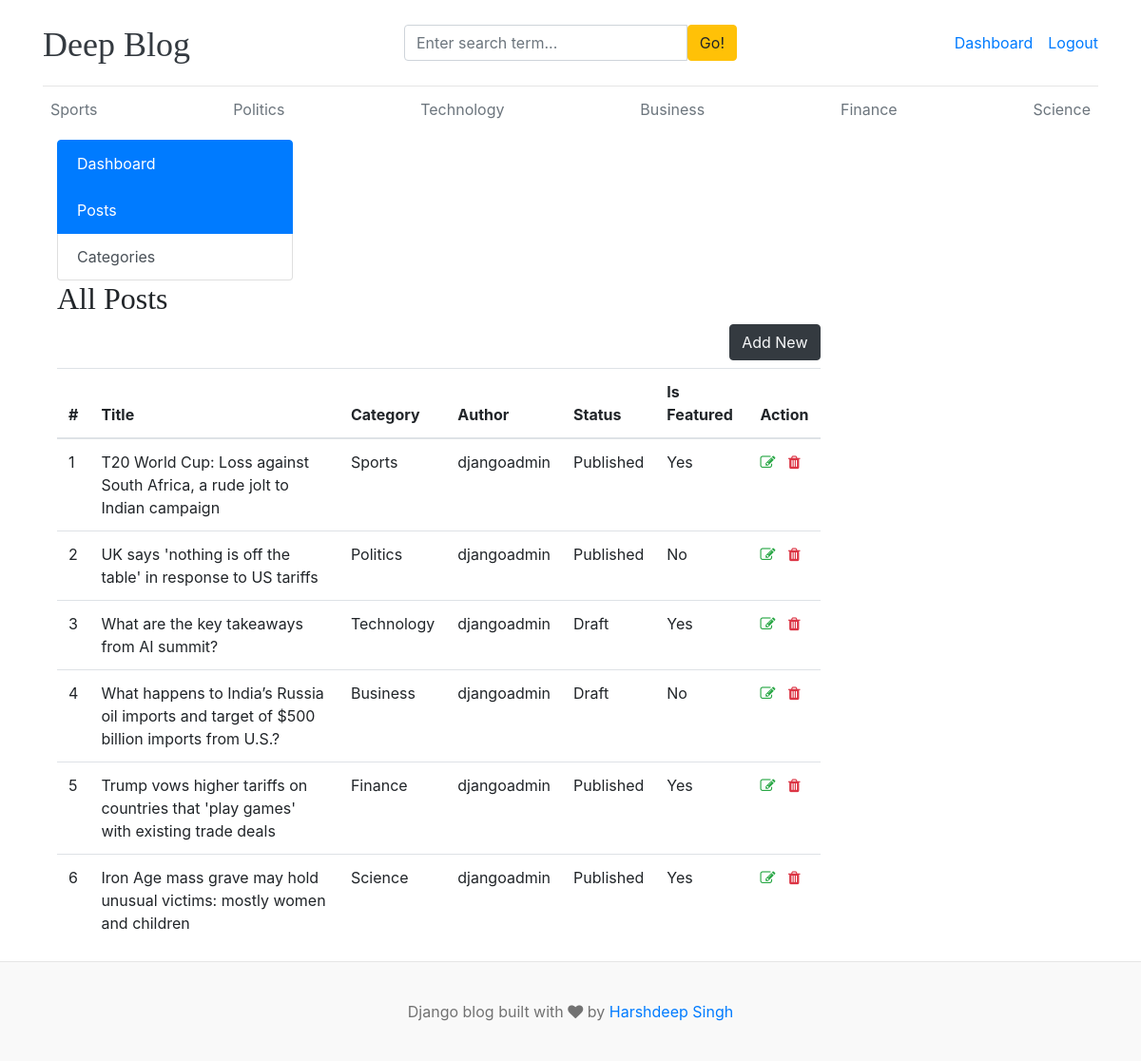
/dashboard/posts/ (signed in), run on an earlier commit of the app's database.
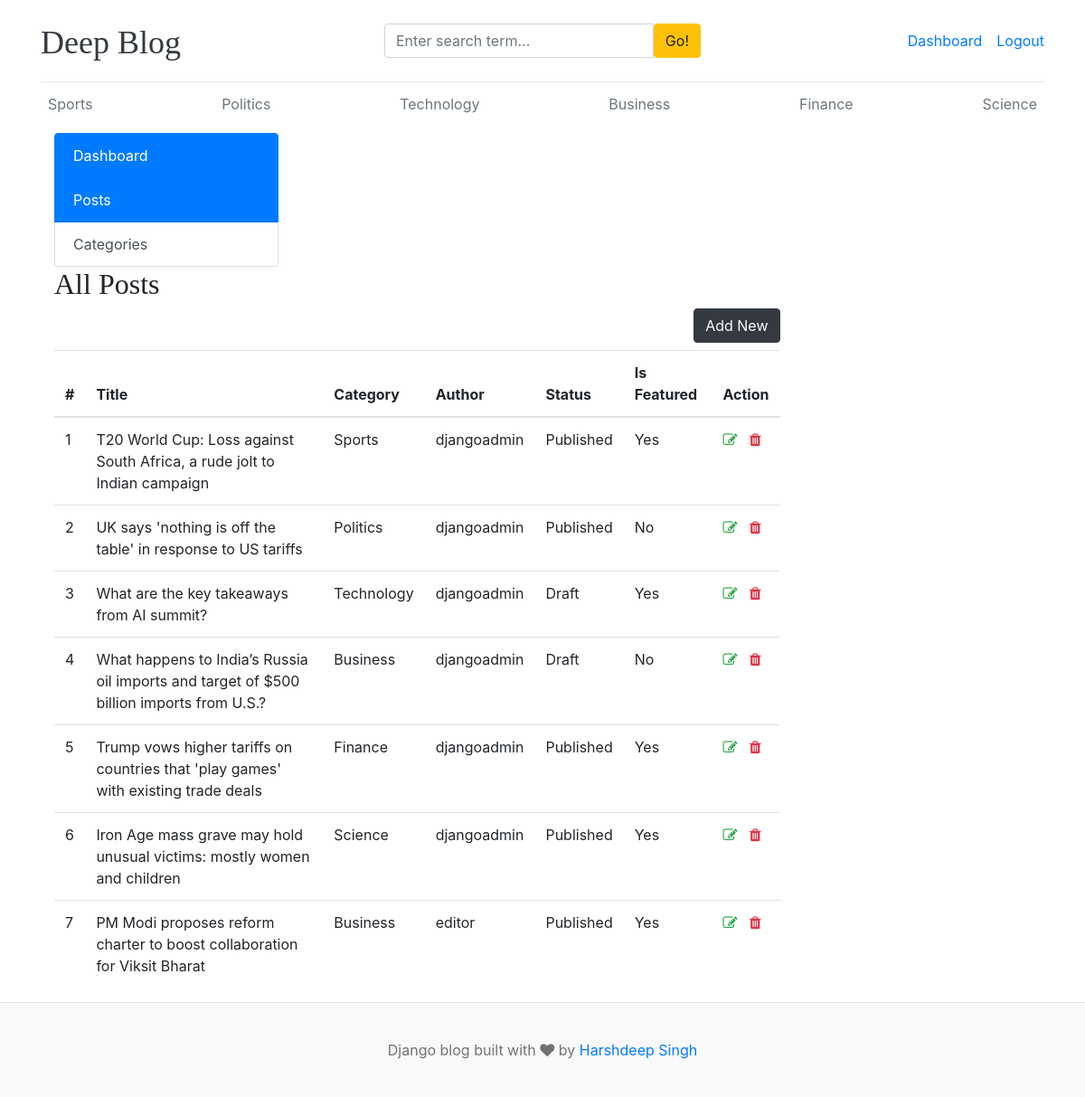
And on a later commit of the database.
### blogs/models.py (models this page shows, shortened)
class Category(models.Model):
    name = models.CharField(max_length=100, unique=True)
    created_at = models.DateTimeField(auto_now_add=True)
    updated_at = models.DateTimeField(auto_now=True)
    class Meta:
        verbose_name = 'Category'
        verbose_name_plural = 'Categories'
    def __str__(self):
        return self.name

class Blog(models.Model):
    title = models.CharField(max_length=200)
    slug = models.SlugField(max_length=150, unique=True, blank=True)
    category = models.ForeignKey(Category, on_delete=models.CASCADE)
    author = models.ForeignKey(User, on_delete=models.CASCADE)
    featured_image = models.ImageField(upload_to='blogs/featured_images/%Y/%m/%d/')
    short_description = models.TextField(max_length=500)
    blog_body = models.TextField(max_length=10000)
    status = models.CharField(max_length=20, choices=STATUS_CHOICES, default="Draft")
    is_featured = models.BooleanField(default=False)
    created_at = models.DateTimeField(auto_now_add=True)
    updated_at = models.DateTimeField(auto_now=True)

### dashboard/views.py (the view)
# urls.py: path('posts/', views.posts, name='posts'),
@login_required(login_url='login')
def posts(request):
    posts = Blog.objects.all()
    context = {
        'posts': posts,
    }
    return render(request, 'dashboard/posts.html', context)

### blogs/context_processors.py (called while the page is built)
def get_all_categories(request):
    categories = Category.objects.all()
    return dict(categories=categories)

def get_social_links(request):
    social_links = SocialLink.objects.all()
    return dict(social_links=social_links)

### templates/dashboard/posts.html (shortened to what this page needs)
{% extends 'base.html' %}
{% block content %}
{% include 'dashboard/sidebar.html' %}
<div class="col-md-9">
    <h2>All Posts</h2>
    <a href="{% url 'add_post' %}" class="btn btn-dark text-light float-right mb-2">Add New</a>
    <table class="table table-hover">
        <thead>
            <tr>
                <th>#</th>
                <th>Title</th>
                <th>Category</th>
                <th>Author</th>
                <th>Status</th>
                <th>Is Featured</th>
                <th>Action</th>
            </tr>
        </thead>
        <tbody>
            {% for post in posts %}
            <tr>
                <td>{{ forloop.counter }}</td>
                <td>{{ post.title }}</td>
                <td>{{ post.category }}</td>
                <td>{{ post.author }}</td>
                <td>{{ post.status }}</td>
                <td>{% if post.is_featured %}Yes{% else %}No{% endif %}</td>
                <td>
                    <a href="{% url 'edit_post' post.id %}"><i class="fa fa-edit text-success"></i></a>
                    <a href="{% url 'delete_post' post.id %}"><i class="fa fa-trash text-danger"></i></a>
                </td>
            </tr>
            {% endfor %}
        </tbody>
    </table>
</div>
</div>
{% endblock %}

### templates/base.html (shortened to what this page needs)
{% load static %}
<!DOCTYPE html>
<html lang="en">
<head>
    <link href="https://getbootstrap.com/docs/4.0/dist/css/bootstrap.min.css" rel="stylesheet">
    <link href="{% static 'css/blog.css' %}" rel="stylesheet">
    <link rel="stylesheet" href="https://cdnjs.cloudflare.com/ajax/libs/font-awesome/4.7.0/css/font-awesome.min.css">
</head>
<body>
    <div class="container">
        <header class="blog-header py-3">
            <div class="row flex-nowrap justify-content-between align-items-center">
                <div class="col-4 pt-1">
                    <a class="blog-header-logo text-dark" href="/">Deep Blog</a>
                </div>
                <div class="col-4">
                    <form action="{% url 'search' %}" method="get">
                        <div class="input-group">
                        <input class="form-control" type="text" placeholder="Enter search term..." aria-label="Enter search term..." aria-describedby="button-search" name="keyword" />
                        <button type="submit" class="btn btn-warning" id="button-search">Go!</button>
                    </div>
                    </form>
                </div>
                <div class="col-4 d-flex justify-content-end align-items-center">
                    {% if not user.is_authenticated %}
                    <a class="btn btn-sm btn-warning" href="{% url 'login' %}">Sign in</a> &nbsp;
                    <a class="btn btn-sm btn-outline-secondary" href="{% url 'register' %}">Register</a>
                    {% else %}
                    <span><a href="{% url 'dashboard' %}">Dashboard</a></span>
                    <span><a href="{% url 'logout' %}"> Logout </a></span>
                    {% endif %}
                </div>
            </div>
        </header>
        <div class="nav-scroller py-1 mb-2">
            <nav class="nav d-flex justify-content-between">
                {% for category in categories %}
                <a class="p-2 text-muted" href="{% url 'posts_by_category' category.id %}">{{ category.name }}</a>
                {% endfor %}
            </nav>
        </div>
{% block content %}
{% endblock %}
  <footer class="blog-footer">
        <p>Django blog built with <i class="fa fa-heart"></i> by <a href="#">Harshdeep Singh</a></p>
    </footer>

### templates/dashboard/sidebar.html
<div class="col-md-3">
    <div class="list-group">
        <a href="{% url 'dashboard' %}" class="list-group-item list-group-item-action {% if '/dashboard/' in request.path %}active{% endif %}">
            Dashboard
        </a>
        <a href="{% url 'posts' %}" class="list-group-item list-group-item-action {% if '/posts/' in request.path %}active{% endif %}">Posts</a>
        <a href="{% url 'categories' %}" class="list-group-item list-group-item-action {% if '/categories/' in request.path %}active{% endif %}">Categories</a>
    </div>
</div>

### static/css/blog.css (style rules this page uses)
.blog-header { border-bottom: 1px solid #e5e5e5; }
.blog-header-logo { font-family: "Playfair Display", Georgia, "Times New Roman", serif; font-size: 2.25rem; }
h1, h2, h3, h4, h5, h6 { font-family: "Playfair Display", Georgia, "Times New Roman", serif; }
.blog-footer { padding: 2.5rem 0; color: #727272; text-align: center; background-color: #f9f9f9; border-top: .05rem solid #e5e5e5; }
.blog-footer p:last-child { margin-bottom: 0; }

What changed in the data, as far as the page shows it:
added Blog: title "PM Modi proposes reform charter to boost collaboration for Viksit Bharat", category "Business", author "editor", status "Published", is_featured "Yes"
